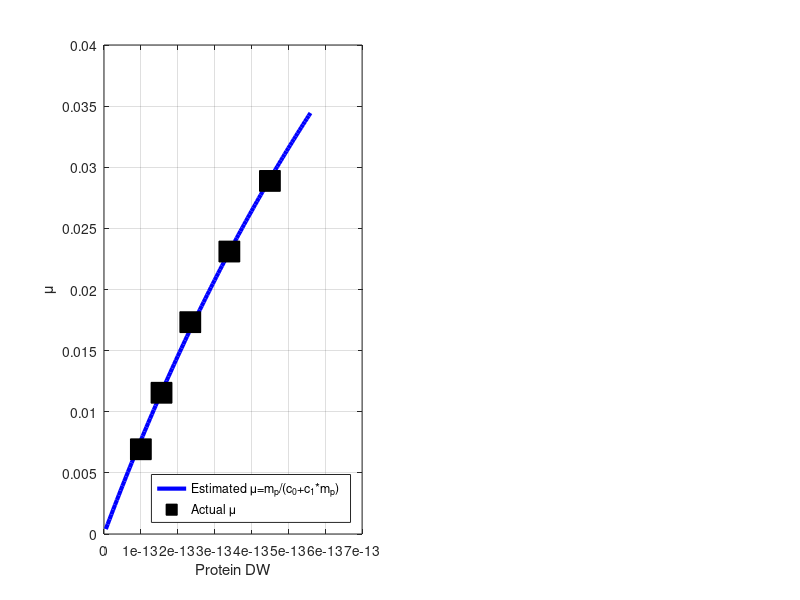

Reproduce this figure in MATLAB. (Note: this script raises an error after producing the figure.)
%%%%%%%%%%%%%%%%%%%%%%%%%%%%%%%%%%%%%%%%%%%%%%%%%%%%%%%%%%%%%%%%%%%
%               
% Evaluation of the relationship mass-cell specific growth rate
% 
% we use the findings of Zheng etal., General quantitative relations linking 
%   cell growth and the cell cycle in Escherichia coli, Nature Microbiol.,
%   2020. DOI: 10.1038/s41564-020-0717-x
%
% and data from Bremer and Dennis, Modulation of Chemical Composition and 
%      Other Parameters of the Cell by Growth Rate, 1996.
%
% We consider Zheng's etal. relationship:
%     mu/(alpha+beta*mu)=1/(C+D)
%
%     mc/(c0+c1*mc) = mu
%     mp/(d0+d1*mp) = mu
% where:
%       mc = cell DW
%       mp = cell protein DW
%       mu = specific growth rate
%
%%%%%%%%%%%%%%%%%%%%%%%%%%%%%%%%%%%%%%%%%%%%%%%%%%%%%%%%%%%%%%%%%%%%
clear all
% Experimental data (mins):
td_exp=[24, 30, 40, 60 100];
mu =log(2)./td_exp;

% Time required to duplicate the chromosome, C (mins):
C_exp = [42
    43
    45
    50
    67];

% Time time interval between termination of replication and completion
%  of cell division, D (mins):
D_exp = [23
    24
    25
    27
    30];

% Protein dry mass (g)
proteinMass = [450
    340
    234
    156
    100]*1e-15;

% cell DW (g)
cellMass = [
    865
     641
     433
     258
    148]*1e-15;

% Fit parameters from Zheng etal for mu/(alpha+beta*mu)=1/(C+D):
alpha_Z=0.28;
beta_Z_h= 0.99; %(hours)
beta_Z_m= beta_Z_h*60; %(mins)

% Our best estimated parameters using MATLAB script main_fit_CpD_mu.m
% for mu/(alpha+beta*mu)=1/(C+D)
	alpha= 0.277079;
	beta_h= 0.912718; %(hours)
    beta_m= beta_h*60; %(mins)
 
% Our best estimated parameters using MATLAB script main_fit_mc_mu.m
% for mp/(c0+c1*mp)=mu:
    c0 = 1.2364e-11; %(g*min)
    c1 = 6.959895861;    % (min)
       
   % Our best estimated parameters using MATLAB script main_fit_mc_mu.m
% for mc/(d0+d1*mc) = mu:
    d0 = 1.9641e-11; %(g*min)
    d1 = 12.1265289;    % (min)
    
    % Our best estimated parameters using MATLAB script main_fit_Fengwei_Zheng_mu.m
% for mc = m0*exp(gamma*mu):
    m0 = 123.022e-15; %(g)
    gamma = 1.14258;    % 


box_mp = [0.05*min(proteinMass):5e-15:1.25*max(proteinMass)];
box_mc = [0.5*min(cellMass):5e-15:1.25*max(cellMass)];
box_mu = [0*min(mu):0.001:1.1*max(mu)];
mp=[];
for k=1:length(box_mp)
  mp(k,1) = box_mp(k)/(c0+c1*box_mp(k));  
end
mc=[];
for k=1:length(box_mc)
  mc(k,1) = box_mc(k)/(d0+d1*box_mc(k));  
end

Fontsize=16;

f1=figure(1)
subplot(121)   
plot(box_mp,mp,'b-','LineWidth',3),ylabel('\mu'), xlabel('Protein DW')
hold on
plot(proteinMass,mu,'ks','MarkerSize',15,'MarkerFaceColor','k')
grid on
legend('Estimated \mu=m_p/(c_0+c_1*m_p)', 'Actual \mu','Location','southeast')
ax = gca;
ax.FontSize = 16;
hold off
subplot(122)   
plot(box_mc,mc,'b-','LineWidth',3),ylabel('\mu'), xlabel('Cell DW')
hold on
plot(cellMass,mu,'ks','MarkerSize',15,'MarkerFaceColor','k')
grid on
legend('Estimated \mu=m_c/(d_0+d_1*m_c)', 'Actual \mu','Location','southeast')
ax = gca;
ax.FontSize = 16;
hold off

f2=figure(2);
subplot(121)
plot(box_mu, box_mu./(alpha+beta_m*box_mu),'b-','LineWidth',3)
hold on
plot(box_mu, box_mu./(alpha_Z+beta_Z_m*box_mu),'g-','LineWidth',3)
plot(mu,1./(C_exp + D_exp),'sk','MarkerSize',15,'MarkerFaceColor','k')
grid on
legend('Our estimated \mu/(\alpha+\beta*\mu)','Zheng"s estimated \mu/(\alpha+\beta*\mu)', '1/(C+D)','Location','southeast')
xlabel('Specific growth rate, \mu (min^{-1})')
ylabel('\mu/(\alpha+\beta*\mu), 1/(C+D)')
ax = gca;
ax.FontSize = 16;
hold off
subplot(122)
plot(box_mc,mc,'b-','LineWidth',3),ylabel('Growth rate \mu (min^{-1})'), xlabel('Cell DW (g)')
hold on
m0=545e-15; % value from Zheng's paper
%m0=112e-15; % our estimation in Main_fit_Fengwei_Zheng_mu.m
plot(box_mc,(box_mc-m0*alpha)/m0/beta_m,'g-','LineWidth',3 )
plot(box_mc,(box_mc-m0*alpha_Z)/m0/beta_Z_m,'r-','LineWidth',3 )

plot(cellMass,mu,'ks','MarkerSize',15,'MarkerFaceColor','k')
grid on
legend('Estimated \mu=m_c/(d_0+d_1*m_c)','Estimated \mu=(m_c-\alpha m_0)/m_0/\beta','Estimated \mu=(m_c-\alpha_Z m_0)/m_0/\beta_Z', 'Actual \mu','Location','southeast')
ax = gca;
ax.FontSize = 16;
hold off

% %f1.WindowState = 'maximized';
% %exportgraphics(f1,'../Texte/images/f_CpD_mu.png','Resolution',300)

f3=figure(3);
subplot(121)
plot(box_mc,mc,'b-','LineWidth',3),ylabel('Growth rate \mu (min^{-1})'), xlabel('Cell DW (g)')
hold on
m0=545e-15; % value from Zheng's paper
%m0=112e-15; % our estimation in Main_fit_Fengwei_Zheng_mu.m
%plot(box_mc,(box_mc-m0*alpha)/m0/beta_m,'g-','LineWidth',3 )
%plot(box_mc,(box_mc-m0*alpha_Z)/m0/beta_Z_m,'c-','LineWidth',3 )
plot(box_mc,log(box_mc/123.022e-15)/68.5547,'r-','LineWidth',3 )
plot(box_mc,(box_mc+1.08179e-13)/3.28694e-11,'k-','LineWidth',3 )
plot(cellMass,mu,'ks','MarkerSize',15,'MarkerFaceColor','k')
grid on
legend('\mu=m_c/(d_0+d_1*m_c)','Zheng best fit','Zheng original fit','Fengwei-Zheng best fit','Linear fit',  'Actual \mu','Location','southeast')
legend('\mu=m_c/(d_0+d_1*m_c)','Fengwei-Zheng best fit','Linear fit',  'Actual \mu','Location','southeast')
ax = gca;
ax.FontSize = 16;
hold off
subplot(122)
plot(mu,cellMass,'ks','MarkerSize',15,'MarkerFaceColor','k'), ylabel('m_c (DW)'), xlabel('Growth rate \mu (min^{-1})')
hold on
grid on
plot(box_mu,123.022e-15*exp(68.5547*box_mu),'b-','LineWidth',3)
plot(box_mu,1.9535e-16*exp(15.2264*box_mu.^0.16788),'c-','LineWidth',3)
plot(box_mu,-1.08179e-13 + 3.28694e-11*box_mu,'k-','LineWidth',3)

legend('Measured cell DW', 'm0*exp(\gamma*\mu)', 'm0*exp(\gamma*\mu^{\rho})', 'a+b*\mu','Location','southeast')
ax = gca;
ax.FontSize = 16;
hold off


f4=figure(4);
subplot(121)
plot(box_mu, box_mu./(alpha+beta_m*box_mu),'b-','LineWidth',3)
hold on
%plot(box_mu, box_mu./(alpha_Z+beta_Z_m*box_mu),'g-','LineWidth',3)
plot(mu,1./(C_exp + D_exp),'sk','MarkerSize',15,'MarkerFaceColor','k')
grid on
legend('Estimated $\mu/(\alpha+\beta\mu)$', 'Data $1/(C+D)$','Location','southeast','FontSize',Fontsize,'Interpreter','latex')
xlabel('Specific growth rate, $\mu (\mathrm{min}^{-1})$','FontSize',Fontsize,'Interpreter','latex')
ylabel('$\mu/(\alpha+\beta\mu)$, $1/(C+D)$','FontSize',Fontsize,'Interpreter','latex')
ax = gca;
ax.FontSize = 16;
hold off
subplot(122)
plot(alpha+beta_m*mu,cellMass*1e15,'ks','MarkerSize',15,'MarkerFaceColor','k'), ylabel('$m_{cDW}\, (fg)$','FontSize',Fontsize,'Interpreter','latex')
xlabel('$\mu (C+D)$','FontSize',Fontsize,'Interpreter','latex')
hold on
grid on
plot(alpha+beta_m*box_mu,1e15*123.022e-15*exp(68.5547*box_mu),'b-','LineWidth',3)
plot(alpha+beta_m*box_mu,1e15*1.9535e-16*exp(15.2264*box_mu.^0.16788),'c-','LineWidth',3)
plot(alpha+beta_m*box_mu,1e15*(-1.08179e-13 + 3.28694e-11*box_mu),'k-','LineWidth',3)

legend('Measured cell DW (fg)', '$m_0e^{\gamma\mu}$', '$m_0 e^{\gamma\mu^{\rho}}$', '$a+b \mu$','Location','southeast','FontSize',Fontsize,'Interpreter','latex')
ax = gca;
ax.FontSize = 16;
hold off

%f4.WindowState = 'maximized';
% %exportgraphics(f4,'../images_def/f_mc_muCpD.png','Resolution',300)


% % Our best estimated parameters using MATLAB script main_fit_CpD_mu.m
% % for mu/(alpha+beta*mu)=1/(C+D)
% 	alpha= 0.277079;
% 	beta_h= 0.912718; %(hours)
%     beta_m= beta_h*60; %(mins)
%     
%     % Our best estimated parameters using MATLAB script main_fit_Fengwei_Zheng_mu.m
% % for mc = m0*exp(gamma*mu):
%     m0 = 123.022e-15; %(g)
%     gamma = 68.5547; (mins)   % 

%%% RESULTS OBTAINED MODEL THREE PARAMETERS:mc = m0*exp(gamma*mu^rho)
% Best solution value		2.50967e-29
% Decision vector
% 	m0= 1.9535e-16
% 	gamma= 15.2264
% 	rho= 0.16788

%%% RESULTS OBTAINED MODEL TWO PARAMETERS: mc = a+b*mu
% Best solution value		1.23451e-27
% Decision vector
% 	-1.08179e-13
% 	3.28694e-11